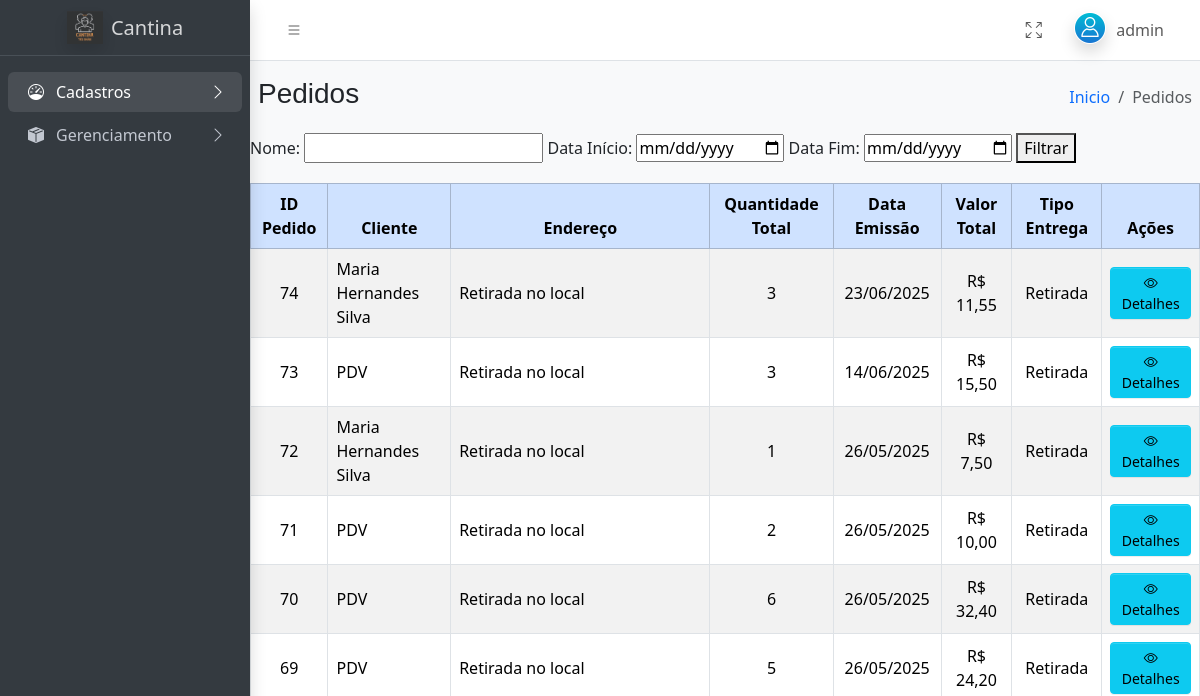
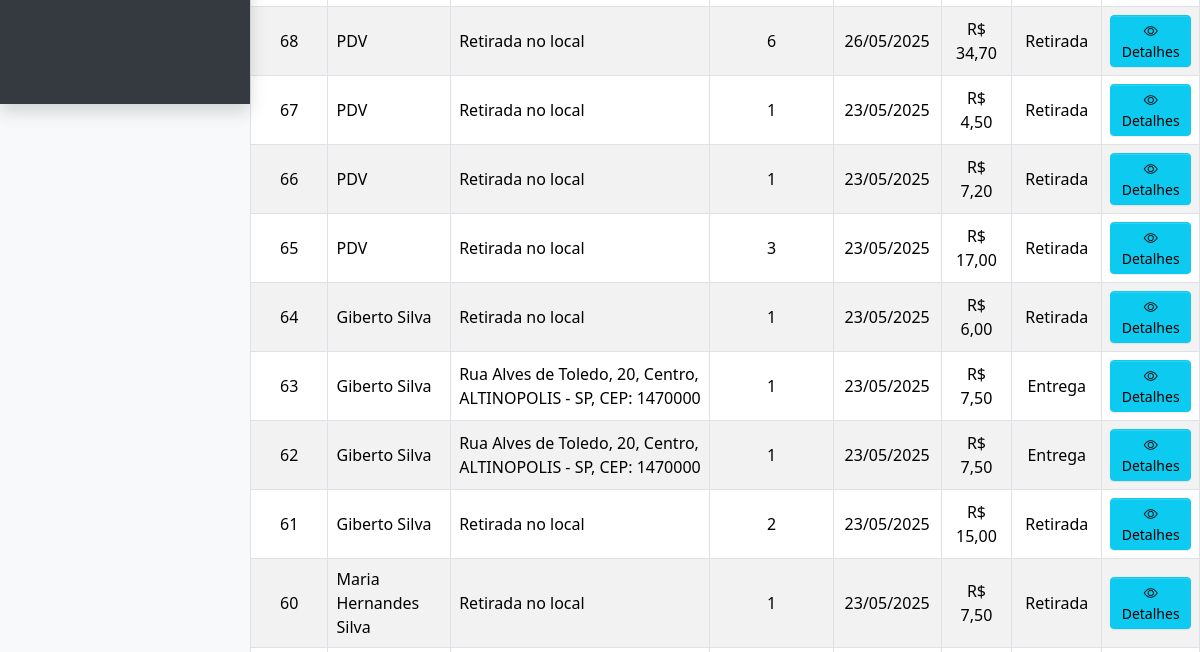
Page /admin/admin.php?pg=Pedidos (signed in, upper part) on the earlier database version (2 pictures, top to bottom).
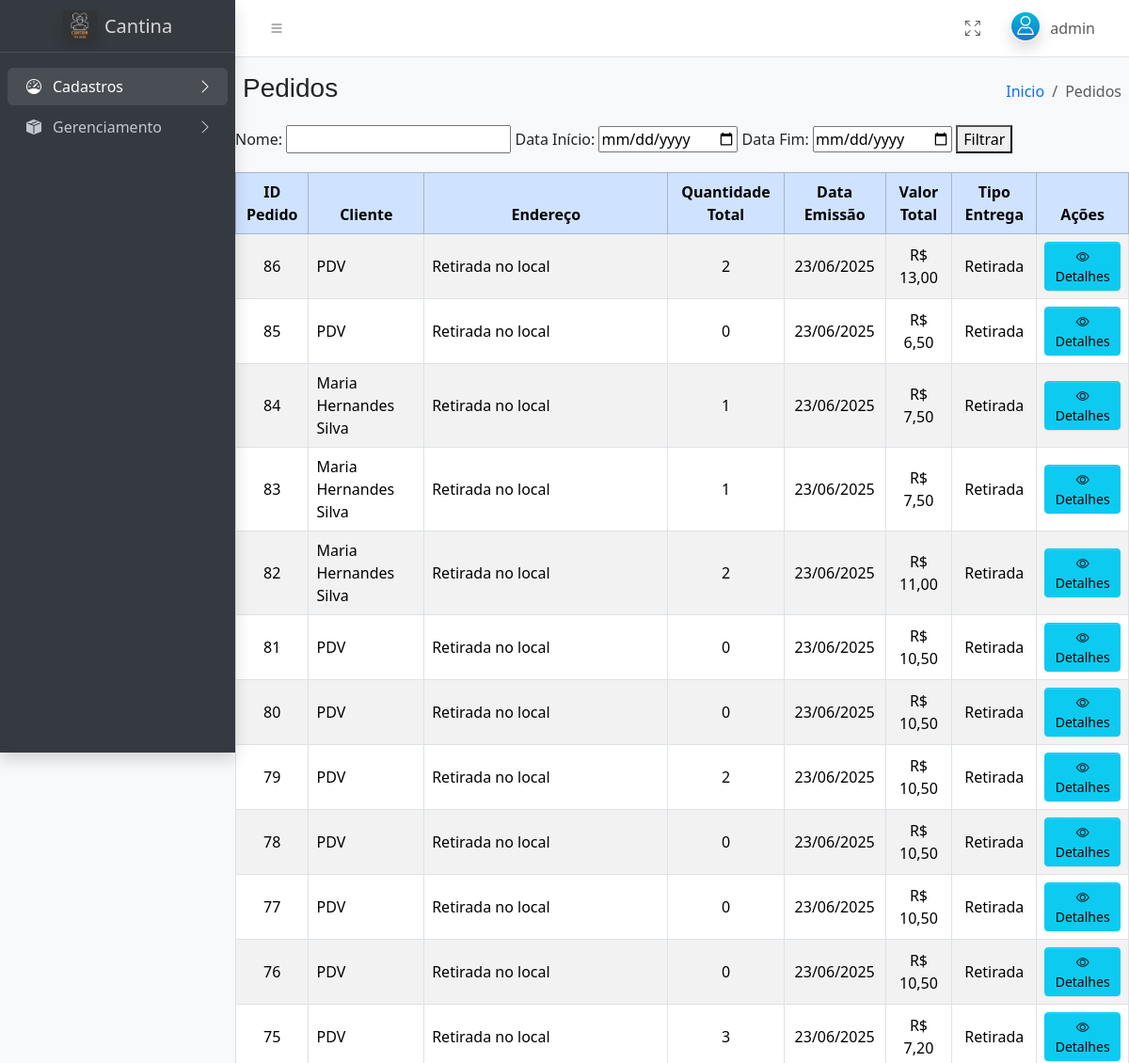
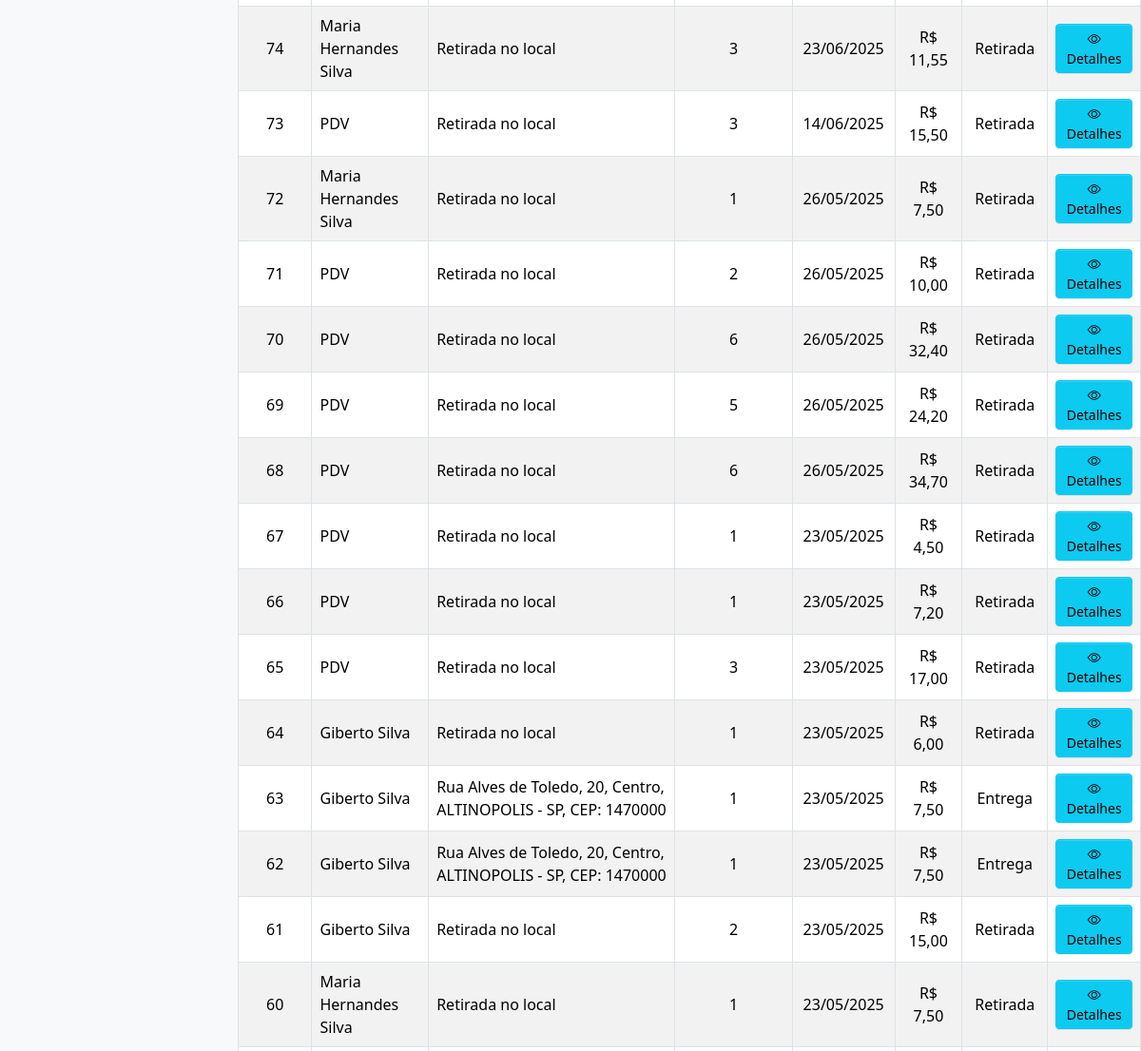
Same page on the later database version (2 pictures, top to bottom).
### tables this page shows
CREATE TABLE IF NOT EXISTS `tb_pedidos` (
  `id` int(11) NOT NULL AUTO_INCREMENT,
  `id_cliente` int(11) DEFAULT NULL,
  `id_endereco` int(11) DEFAULT NULL,
  `emissao` datetime NOT NULL,
  `valor_total` decimal(10,2) NOT NULL DEFAULT 0.00,
  `tipo_entrega` varchar(20) NOT NULL,
  `tipo_pedido` enum('PDV','WEB') NOT NULL DEFAULT 'WEB',
  `metodo_pagamento` enum('DINHEIRO','CARTAO','PIX','ONLINE') NOT NULL DEFAULT 'ONLINE',
  `status_pagamento` varchar(50) NOT NULL DEFAULT 'AGUARDANDO',
  PRIMARY KEY (`id`),
  KEY `id_cliente` (`id_cliente`),
  KEY `id_endereco` (`id_endereco`)
);

CREATE TABLE IF NOT EXISTS `tb_clientes` (
  `id` int(11) NOT NULL AUTO_INCREMENT,
  `nome` varchar(100) NOT NULL,
  `cnpj_cpf` varchar(20) NOT NULL,
  `email` varchar(200) NOT NULL,
  `telefone` varchar(20) NOT NULL,
  `senha` varchar(32) NOT NULL,
  PRIMARY KEY (`id`),
  UNIQUE KEY `cnpj_cpf` (`cnpj_cpf`),
  UNIQUE KEY `telefone` (`telefone`)
);

CREATE TABLE IF NOT EXISTS `tb_cliente_endereco` (
  `id` int(11) NOT NULL AUTO_INCREMENT,
  `id_cliente` int(11) NOT NULL,
  `descricao` varchar(100) NOT NULL,
  `endereco` varchar(100) NOT NULL,
  `numero` varchar(15) NOT NULL,
  `bairro` varchar(100) NOT NULL,
  `complemento` varchar(200) DEFAULT NULL,
  `cep` varchar(10) NOT NULL,
  `id_cidade` int(11) NOT NULL,
  PRIMARY KEY (`id`),
  KEY `id_cliente` (`id_cliente`)
);

CREATE TABLE IF NOT EXISTS `tb_cidades` (
  `codigo_estado` int(11) NOT NULL,
  `sigla_estado` varchar(2) NOT NULL,
  `nome_estado` varchar(120) NOT NULL,
  `codigo_cidade` int(11) NOT NULL,
  `nome_cidade` varchar(120) NOT NULL,
  PRIMARY KEY (`codigo_cidade`)
);

### includes/consulta_pedido_admin.php (called while the page is built, shortened)
<?php
include('conexao.php');
$mostrar_detalhes = isset($_GET['pg']) && $_GET['pg'] === 'detalhes' && isset($_GET['id_pedido']);
if (!$mostrar_detalhes) {
    $query = "
        SELECT
            p.id AS id_pedido,
            c.nome AS cliente,
            p.emissao,
            p.valor_total,
            p.tipo_entrega,
            p.tipo_pedido,
            e.endereco,
            e.numero,
            e.bairro,
            e.cep,
            cid.nome_cidade,
            cid.sigla_estado,
            SUM(pi.qtd) AS quantidade_total
        FROM tb_pedidos p
        LEFT JOIN tb_clientes c ON p.id_cliente = c.id
        LEFT JOIN tb_cliente_endereco e ON p.id_endereco = e.id
        LEFT JOIN tb_cidades cid ON e.id_cidade = cid.codigo_cidade
        LEFT JOIN tb_pedidos_itens pi ON p.id = pi.id_pedidos
    ";
    $query .= "
        GROUP BY p.id, c.nome, p.emissao, p.valor_total, p.tipo_entrega, e.endereco, e.numero, e.bairro, e.cep, cid.nome_cidade, cid.sigla_estado
        ORDER BY p.emissao DESC
    ";
    $resultado = mysqli_query($conexao, $query);
}
?>

### admin/gerenciamento/pedidos_admin.php (the view, shortened to what this page needs)
<?php
include('../includes/consulta_pedido_admin.php');
?>
<form method="get" action="" style="margin-bottom: 20px;">
    <label for="nome">Nome:</label>
    <input type="text" name="nome" id="nome">
    <label for="data_inicio">Data Início:</label>
    <input type="date" name="data_inicio" id="data_inicio">
    <label for="data_fim">Data Fim:</label>
    <input type="date" name="data_fim" id="data_fim">
    <button type="submit">Filtrar</button>
</form>
<div class="table-responsive">
    <table class="table table-striped table-hover table-bordered align-middle">
        <thead class="table-primary">
            <tr>
                <th class="text-center">ID Pedido</th>
                <th class="text-center">Cliente</th>
                <th class="text-center">Endereço</th>
                <th class="text-center">Quantidade Total</th>
                <th class="text-center">Data Emissão</th>
                <th class="text-center">Valor Total</th>
                <th class="text-center">Tipo Entrega</th>
                <th class="text-center">Ações</th>
            </tr>
        </thead>
        <tbody>
            <?php if (mysqli_num_rows($resultado) > 0): ?>
                <?php while ($row = mysqli_fetch_assoc($resultado)): ?>
                    <tr>
                        <td class="text-center"><?php echo htmlspecialchars($row['id_pedido']); ?></td>
                        <td><?php echo htmlspecialchars($row['cliente'] ?? "PDV"); ?></td>
                        <td>
                            <?php
                            if ($row['tipo_entrega'] === 'entrega' && $row['endereco']) {
                                echo htmlspecialchars(
                                    $row['endereco'] . ', ' .
                                        $row['numero'] . ', ' .
                                        $row['bairro'] . ', ' .
                                        $row['nome_cidade'] . ' - ' .
                                        $row['sigla_estado'] . ', CEP: ' .
                                        $row['cep']
                                );
                            } else {
                                echo 'Retirada no local';
                            }
                            ?>
                        </td>
                        <td class="text-center"><?php echo htmlspecialchars($row['quantidade_total'] ?? 0); ?></td>
                        <td class="text-center"><?php echo date('d/m/Y', strtotime($row['emissao'])); ?></td>
                        <td class="text-center">R$ <?php echo number_format($row['valor_total'], 2, ',', '.'); ?></td>
                        <td class="text-center"><?php echo htmlspecialchars($row['tipo_entrega'] === 'entrega' ? 'Entrega' : 'Retirada'); ?></td>
                        <td class="text-center">
                            <a href="?pg=Detalhes&id=<?php echo $row['id_pedido']; ?>" class="btn btn-info btn-sm">
                                <i class="bi bi-eye"></i> Detalhes
                            </a>
                        </td>
                    </tr>
                <?php endwhile; ?>
            <?php else: ?>
                <tr>
                    <td colspan="8" class="text-center">Nenhum pedido encontrado.</td>
                </tr>
            <?php endif; ?>
        </tbody>
    </table>
</div>

### admin/admin.php (shortened to what this page needs)
<!doctype html>
<html lang="pt-br">
<head>
  <link
    rel="stylesheet"
    href="https://cdn.jsdelivr.net/npm/@fontsource/source-sans-3@5.0.12/index.css"
 />
  <link
    rel="stylesheet"
    href="https://cdn.jsdelivr.net/npm/overlayscrollbars@2.10.1/styles/overlayscrollbars.min.css"
 />
  <link
    rel="stylesheet"
    href="https://cdn.jsdelivr.net/npm/bootstrap-icons@1.11.3/font/bootstrap-icons.min.css"
 />
  <link rel="stylesheet" href="../css/adminlte.css" />
  <link rel="stylesheet" href="../css/inicio.css" />
  <link rel="stylesheet" href="../css/navbar.css" />
  <link
    rel="stylesheet"
    href="https://cdn.jsdelivr.net/npm/apexcharts@3.37.1/dist/apexcharts.css"
 />
  <link
    rel="stylesheet"
    href="https://cdn.jsdelivr.net/npm/jsvectormap@1.5.3/dist/css/jsvectormap.min.css"
 />
</head>
<body class="layout-fixed sidebar-expand-lg bg-body-tertiary">
  <div class="app-wrapper">
    <nav class="app-header navbar navbar-expand bg-body">
      <div class="container-fluid">
        <ul class="navbar-nav">
          <li class="nav-item">
            <a class="nav-link" data-lte-toggle="sidebar" href="#" role="button">
              <i class="bi bi-list"></i>
            </a>
          </li>
        </ul>
        <ul class="navbar-nav ms-auto">
          <li class="nav-item">
            <a class="nav-link" href="#" data-lte-toggle="fullscreen">
              <i data-lte-icon="maximize" class="bi bi-arrows-fullscreen"></i>
            </a>
          </li>
          <li class="nav-item dropdown user-menu">
            <a href="#" class="nav-link dropdown-toggle" data-bs-toggle="dropdown">
              <img
                src="../assets/img/avatar.png"
                class="user-image rounded-circle shadow"
                alt="User Image" />
              <span class="d-none d-md-inline">
                <?php
                if (isset($_SESSION['usuario']['nome'])) {
                  echo htmlspecialchars($_SESSION['usuario']['nome']);
                } else {
                  echo 'Usuário';
                }
                ?>
              </span>
            </a>
          </li>
        </ul>
      </div>
    </nav>
    <aside class="app-sidebar bg-body-secondary shadow" data-bs-theme="dark">
      <div class="sidebar-brand">
        <a href="index.php" class="brand-link">
          <img
            src="../assets/img/logo_copia01.png"
            alt=" Cantina Logo"
            class="brand-image opacity-75 shadow" />
          <span class="brand-text fw-light">Cantina</span>
        </a>
      </div>
      <div class="sidebar-wrapper">
        <nav class="mt-2">
          <ul
            class="nav sidebar-menu flex-column"
            data-lte-toggle="treeview"
            role="menu"
            data-accordion="false">
            <li class="nav-item">
              <a href="#" class="nav-link active">
                <i class="nav-icon bi bi-speedometer"></i>
                <p>
                  Cadastros
                </p>
              </a>
            </li>
            <li class="nav-item">
              <a href="#" class="nav-link">
                <i class="nav-icon bi bi-box-seam-fill"></i>
                <p>
                  Gerenciamento
                </p>
              </a>
            </li>
          </ul>
        </nav>
      </div>
    </aside>
    <main class="app-main">
      <div class="app-content-header">
        <div class="container-fluid">
          <div class="row">
            <?php
            if (isset($_GET["pg"])) {
              $paginaAtual = $_GET["pg"];
            } else {
              $paginaAtual = 'Dashboard';
            }
            ?>
            <div class="col-sm-6">
              <h3 class="mb-0"><?php echo htmlspecialchars($paginaAtual); ?></h3>
            </div>
            <div class="col-sm-6">
              <ol class="breadcrumb float-sm-end">
                <li class="breadcrumb-item"><a href="admin.php">Inicio</a></li>
                <li class="breadcrumb-item active" aria-current="page"><?php echo htmlspecialchars($paginaAtual); ?></li>
              </ol>
            </div>
          </div>
        </div>
      </div>
      <?php
      if (isset($_GET["pg"])) {
        switch ($_GET["pg"]) {
          case "Pedidos":
            $incluir = "gerenciamento/pedidos_admin.php";
            break;
        }
        include($incluir);
      } else {
        include("cards.php");
        include("gerenciamento/pdv.php");
      }
      ?>
    </main>
  </div>
</body>
</html>

### css/navbar.css (style rules this page uses)
.navbar { background-color: rgba(0, 0, 0, 0.791); color: white; padding: 10px 20px; display: flex; flex-direction: column; align-items: stretch; }

Differences in the rows shown:
added tb_pedidos: id "86", cliente "PDV", shows "Retirada no local", quantidade_total "2", emissao "23/06/2025", valor_total "13,00", tipo_entrega "Retirada"
added tb_pedidos: id "85", cliente "PDV", shows "Retirada no local", quantidade_total "0", emissao "23/06/2025", valor_total "6,50", tipo_entrega "Retirada"
added tb_pedidos: id "84", id_cliente.nome "Maria Hernandes Silva", shows "Retirada no local", quantidade_total "1", emissao "23/06/2025", valor_total "7,50", tipo_entrega "Retirada"
added tb_pedidos: id "83", id_cliente.nome "Maria Hernandes Silva", shows "Retirada no local", quantidade_total "1", emissao "23/06/2025", valor_total "7,50", tipo_entrega "Retirada"
added tb_pedidos: id "82", id_cliente.nome "Maria Hernandes Silva", shows "Retirada no local", quantidade_total "2", emissao "23/06/2025", valor_total "11,00", tipo_entrega "Retirada"
added tb_pedidos: id "81", cliente "PDV", shows "Retirada no local", quantidade_total "0", emissao "23/06/2025", valor_total "10,50", tipo_entrega "Retirada"
added tb_pedidos: id "80", cliente "PDV", shows "Retirada no local", quantidade_total "0", emissao "23/06/2025", valor_total "10,50", tipo_entrega "Retirada"
added tb_pedidos: id "79", cliente "PDV", shows "Retirada no local", quantidade_total "2", emissao "23/06/2025", valor_total "10,50", tipo_entrega "Retirada"
added tb_pedidos: id "78", cliente "PDV", shows "Retirada no local", quantidade_total "0", emissao "23/06/2025", valor_total "10,50", tipo_entrega "Retirada"
added tb_pedidos: id "77", cliente "PDV", shows "Retirada no local", quantidade_total "0", emissao "23/06/2025", valor_total "10,50", tipo_entrega "Retirada"
added tb_pedidos: id "76", cliente "PDV", shows "Retirada no local", quantidade_total "0", emissao "23/06/2025", valor_total "10,50", tipo_entrega "Retirada"
added tb_pedidos: id "75", cliente "PDV", shows "Retirada no local", quantidade_total "3", emissao "23/06/2025", valor_total "7,20", tipo_entrega "Retirada"
